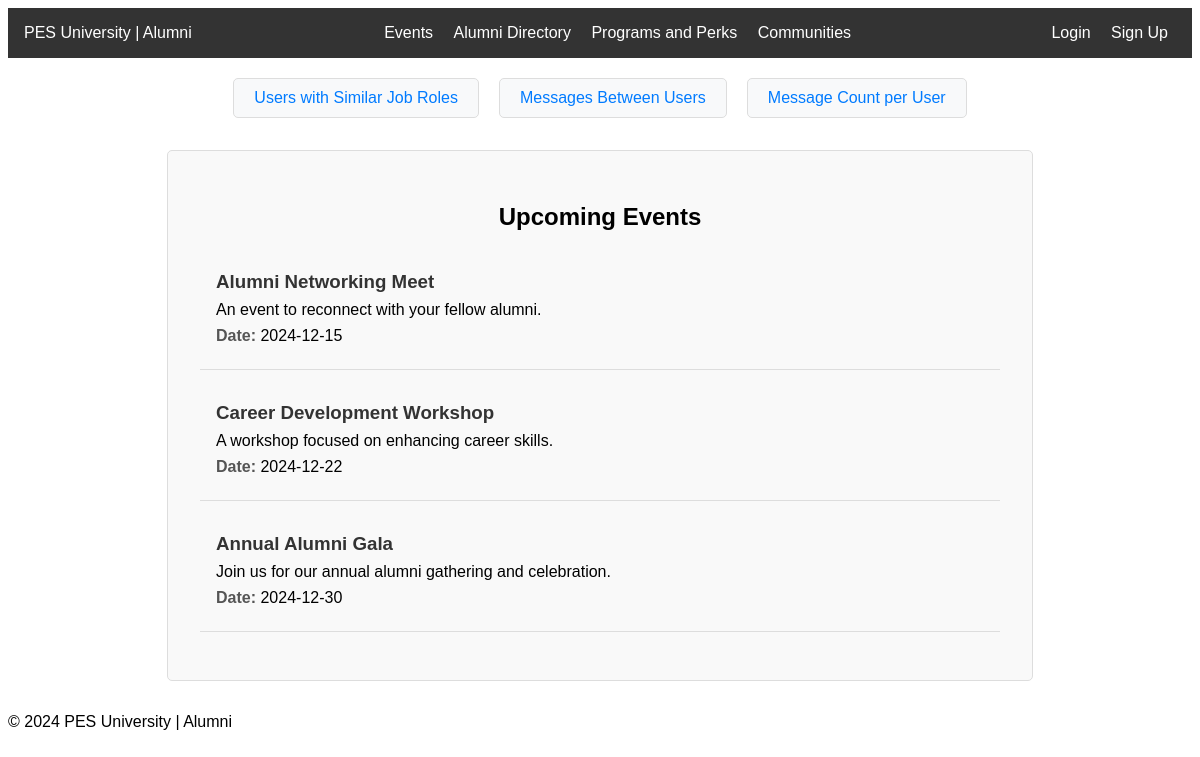
The app's page /events with its own data.
### tables this page shows
CREATE TABLE events (
    id INTEGER PRIMARY KEY AUTOINCREMENT,
    title TEXT NOT NULL,
    description TEXT NOT NULL,
    date TEXT NOT NULL
);

### app.py (the view)
@app.route('/events')
def events():
    conn = get_db_connection()
    events = conn.execute("SELECT * FROM events").fetchall()
    conn.close()
    return render_template('events.html', events=events)

### app.py (called while the page is built)
def get_db_connection():
    conn = sqlite3.connect(DATABASE)
    conn.row_factory = sqlite3.Row
    return conn

### templates/events.html
{% extends "base.html" %}
{% block content %}
<div class="events-container">
    <h2>Upcoming Events</h2>
    {% if events %}
        <ul class="events-list">
            {% for event in events %}
                <li class="event-item">
                    <h3>{{ event['title'] }}</h3>
                    <p>{{ event['description'] }}</p>
                    <p><strong>Date:</strong> {{ event['date'] }}</p>
                </li>
            {% endfor %}
        </ul>
    {% else %}
        <p>No upcoming events at the moment.</p>
    {% endif %}
</div>
{% endblock %}

### templates/base.html (shortened to what this page needs)
<!DOCTYPE html>
<html lang="en">
<head>
    <link rel="stylesheet" href="{{ url_for('static', filename='styles.css') }}">
</head>
<body>
    <div class="navbar">
        <div class="left">PES University | Alumni</div>
        <div class="center">
            <a href="{{ url_for('events') }}">Events</a>
            <a href="{{ url_for('alumni_directory') }}">Alumni Directory</a>
            <a href="#">Programs and Perks</a>
            <a href="#">Communities</a>
        </div>
        <div class="right">
            {% if 'user_id' in session %}
                <span>Welcome, {{ session['user_name'] }}</span>
                <a href="{{ url_for('logout') }}">Logout</a>
            {% else %}
                <a href="{{ url_for('login') }}">Login</a>
                <a href="{{ url_for('signup') }}">Sign Up</a>
            {% endif %}
        </div>
    </div>
    <div class="container">
        <nav class="page-links">
            <a href="{{ url_for('users_with_same_job', user_id=session.get('user_id', 0)) }}" class="nav-link">Users with Similar Job Roles</a>
            <a href="{{ url_for('messages_with_users') }}" class="nav-link">Messages Between Users</a>
            <a href="{{ url_for('message_count') }}" class="nav-link">Message Count per User</a>
        </nav>
        {% block content %}{% endblock %}
    </div>
    <footer>
        <p>&copy; 2024 PES University | Alumni</p>
    </footer>
</body>
</html>

### static/styles.css (style rules this page uses)
body { font-family: Arial, sans-serif; }
.navbar { display: flex; justify-content: space-between; background-color: #333; padding: 1em; color: white; }
.navbar .center a, .navbar .right a { margin: 0 0.5em; color: white; text-decoration: none; z-index: 10; position: relative; }
.page-links { display: flex; justify-content: center; gap: 20px; margin: 20px 0; }
.nav-link { text-decoration: none; font-size: 16px; padding: 10px 20px; border-radius: 5px; color: #007bff; background-color: #f8f9fa; border: 1px solid #ddd; transition: all 0.3s ease; }
.events-container { max-width: 800px; margin: 2em auto; padding: 2em; border: 1px solid #ddd; border-radius: 5px; background-color: #f9f9f9; }
.events-container h2 { text-align: center; margin-bottom: 1em; }
.events-list { list-style: none; padding: 0; }
.event-item { padding: 1em; margin-bottom: 1em; border-bottom: 1px solid #ddd; }
.event-item h3 { margin: 0; color: #333; }
.event-item p { margin: 0.5em 0; }
.event-item strong { color: #555; }

### records on screen
events: title "Alumni Networking Meet", description "An event to reconnect with your fellow alumni.", date "2024-12-15"
events: title "Career Development Workshop", description "A workshop focused on enhancing career skills.", date "2024-12-22"
events: title "Annual Alumni Gala", description "Join us for our annual alumni gathering and celebration.", date "2024-12-30"
